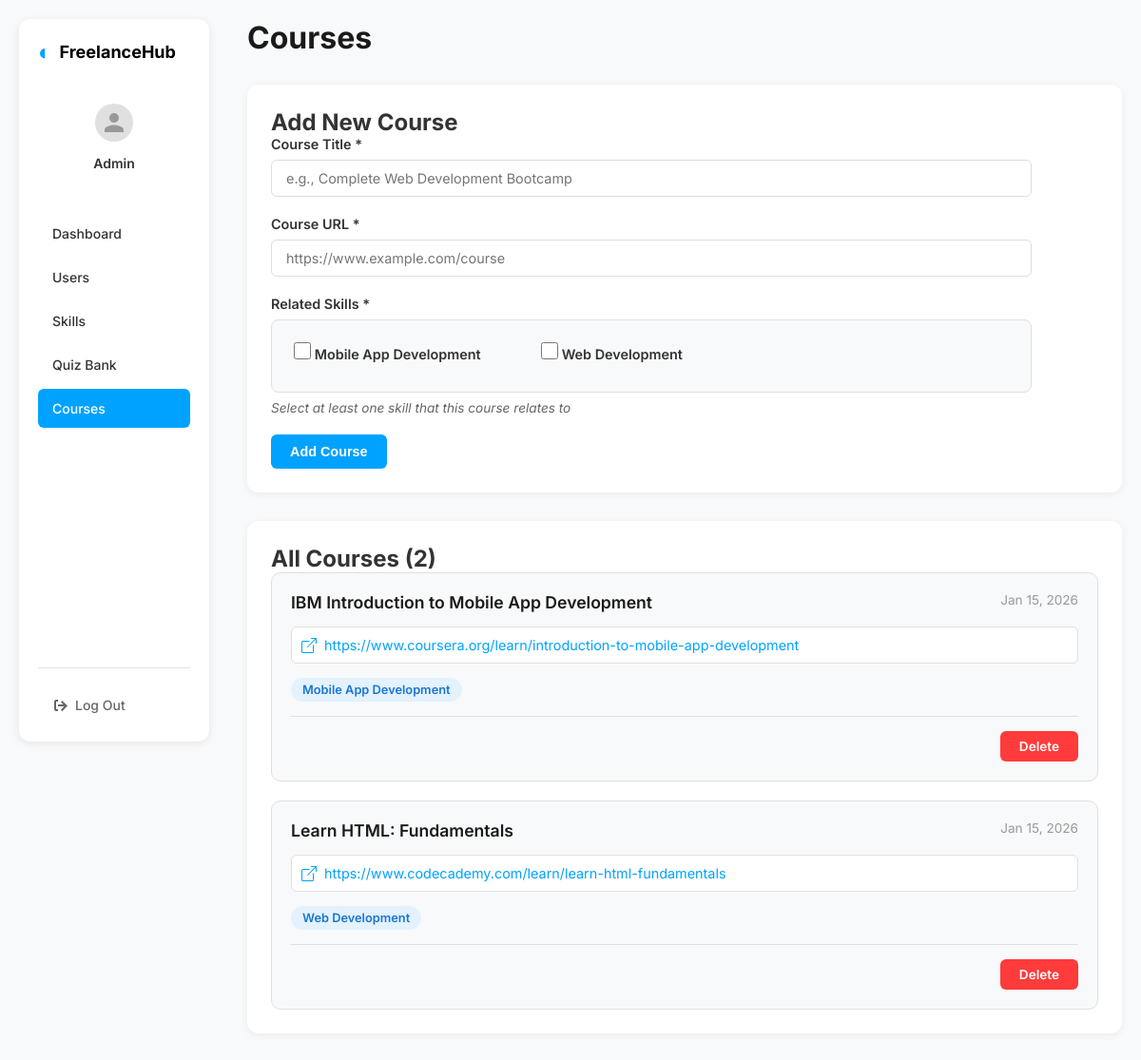
The page /admin/dashboard.php?page=courses (signed in) on the database its author committed.
### tables this page shows
CREATE TABLE `skill_categories` (
  `skill_id` int(11) NOT NULL,
  `skill_name` varchar(100) NOT NULL,
  `created_at` timestamp NOT NULL DEFAULT current_timestamp()
);

CREATE TABLE `courses` (
  `course_id` int(11) NOT NULL,
  `course_title` varchar(200) DEFAULT NULL,
  `course_url` text DEFAULT NULL,
  `created_at` timestamp NOT NULL DEFAULT current_timestamp()
);

### admin/pages/courses.php (the view, shortened to what this page needs)
<?php
$skills_query = $conn->query("SELECT skill_id, skill_name FROM skill_categories ORDER BY skill_name");
$courses_query = $conn->query("
    SELECT
        c.course_id,
        c.course_title,
        c.course_url,
        c.created_at,
        GROUP_CONCAT(s.skill_name SEPARATOR ', ') as skills
    FROM courses c
    LEFT JOIN skill_courses sc ON c.course_id = sc.course_id
    LEFT JOIN skill_categories s ON sc.skill_id = s.skill_id
    GROUP BY c.course_id
    ORDER BY c.created_at DESC
");
?>
<div class="course-section">
    <div class="section-header">
        <h2>Add New Course</h2>
    </div>
    <form action="actions/add_course.php" method="POST" class="course-form">
        <div class="form-group">
            <label for="course_title">Course Title *</label>
            <input type="text" name="course_title" id="course_title" required
                placeholder="e.g., Complete Web Development Bootcamp">
        </div>
        <div class="form-group">
            <label for="course_url">Course URL *</label>
            <input type="url" name="course_url" id="course_url" required
                placeholder="https://www.example.com/course">
        </div>
        <div class="form-group">
            <label>Related Skills *</label>
            <div class="skills-checkbox-grid">
                <?php
                $skills_query->data_seek(0);
                while ($skill = $skills_query->fetch_assoc()):
                ?>
                    <label class="checkbox-label">
                        <input type="checkbox" name="skills[]" value="<?= $skill['skill_id'] ?>">
                        <span><?= htmlspecialchars($skill['skill_name']) ?></span>
                    </label>
                <?php endwhile; ?>
            </div>
            <small class="form-hint">Select at least one skill that this course relates to</small>
        </div>
        <button type="submit" class="btn-primary">Add Course</button>
    </form>
</div>
<div class="course-section">
    <div class="section-header">
        <h2>All Courses (<?= $courses_query->num_rows ?>)</h2>
    </div>
    <?php if ($courses_query && $courses_query->num_rows > 0): ?>
        <div class="courses-list">
            <?php while ($course = $courses_query->fetch_assoc()): ?>
                <div class="course-card">
                    <div class="course-header">
                        <h3 class="course-title"><?= htmlspecialchars($course['course_title']) ?></h3>
                        <span class="course-date"><?= date('M d, Y', strtotime($course['created_at'])) ?></span>
                    </div>
                    <div class="course-content">
                        <div class="course-url">
                            <a href="<?= htmlspecialchars($course['course_url']) ?>" target="_blank">
                                <?= htmlspecialchars($course['course_url']) ?>
                            </a>
                        </div>
                        <?php if ($course['skills']): ?>
                            <div class="course-skills">
                                <?php
                                $skills = explode(', ', $course['skills']);
                                foreach ($skills as $skill):
                                ?>
                                    <span class="skill-tag"><?= htmlspecialchars($skill) ?></span>
                                <?php endforeach; ?>
                            </div>
                        <?php endif; ?>
                    </div>
                    <div class="course-actions">
                        <a href="actions/delete_course.php?id=<?= $course['course_id'] ?>"
                           class="btn-danger btn-small"
                           onclick="return confirm('Are you sure you want to delete this course?')">
                            Delete
                        </a>
                    </div>
                </div>
            <?php endwhile; ?>
        </div>
    <?php endif; ?>
</div>

### admin/css/admin.css (style rules this page uses)
* { margin: 0; padding: 0; box-sizing: border-box; }
body { font-family: 'Inter', Arial, sans-serif; background-color: #f8f9fa; color: #333; }
.btn-primary { background-color: #00a2ff; color: #fff; padding: 10px 20px; border: none; border-radius: 6px; font-size: 0.9rem; font-weight: 600; cursor: pointer; text-decoration: none; display: inline-block; transition: all 0.2s ease; }
.btn-danger { background-color: #ff3b3b; color: #fff; padding: 8px 20px; border: none; border-radius: 6px; font-size: 0.85rem; font-weight: 600; cursor: pointer; text-decoration: none; display: inline-block; transition: all 0.2s ease; }
.form-group { margin-bottom: 20px; }
.form-group label { display: block; margin-bottom: 8px; font-weight: 600; color: #333; font-size: 0.9rem; }
.form-group input, .form-group select, .form-group textarea { width: 100%; padding: 10px 15px; border: 1px solid #ddd; border-radius: 6px; font-size: 0.9rem; font-family: 'Inter', Arial, sans-serif; transition: border-color 0.2s ease; }

### admin/css/courses.css (style rules this page uses)
.course-section { background: #fff; padding: 25px; border-radius: 12px; box-shadow: 0 2px 8px rgba(0, 0, 0, 0.06); margin-bottom: 30px; }
.course-form { max-width: 800px; }
.skills-checkbox-grid { display: grid; grid-template-columns: repeat(auto-fill, minmax(200px, 1fr)); gap: 12px; padding: 15px; background: #f8f9fa; border-radius: 8px; border: 1px solid #e0e0e0; }
.checkbox-label { display: flex; align-items: center; gap: 8px; cursor: pointer; padding: 8px; border-radius: 6px; transition: background-color 0.2s ease; }
.checkbox-label input[type="checkbox"] { width: 18px; height: 18px; cursor: pointer; accent-color: #00a2ff; }
.checkbox-label span { font-size: 0.9rem; color: #333; }
.form-hint { display: block; margin-top: 8px; font-size: 0.85rem; color: #666; font-style: italic; }
.courses-list { display: grid; gap: 20px; }
.course-card { background: #f8f9fa; border: 1px solid #e0e0e0; border-radius: 10px; padding: 20px; transition: box-shadow 0.2s ease; }
.course-header { display: flex; justify-content: space-between; align-items: flex-start; margin-bottom: 15px; gap: 15px; }
.course-title { font-size: 1.1rem; font-weight: 600; color: #1a1a1a; margin: 0; flex: 1; }
.course-date { font-size: 0.85rem; color: #999; white-space: nowrap; }
.course-content { margin-bottom: 15px; }
.course-url { display: flex; align-items: center; gap: 8px; margin-bottom: 15px; padding: 10px; background: #fff; border-radius: 6px; border: 1px solid #e0e0e0; }
.course-url svg { color: #00a2ff; flex-shrink: 0; }
.course-url a { color: #00a2ff; text-decoration: none; font-size: 0.9rem; word-break: break-all; }
.course-skills { display: flex; flex-wrap: wrap; gap: 8px; }
.skill-tag { background: #e3f2fd; color: #1976d2; padding: 5px 12px; border-radius: 20px; font-size: 0.8rem; font-weight: 600; }
.course-actions { display: flex; gap: 10px; justify-content: flex-end; padding-top: 15px; border-top: 1px solid #e0e0e0; }

### rows shown on the page
skill_categories: skill_name "Mobile App Development"
skill_categories: skill_name "Web Development"
courses: course_title "IBM Introduction to Mobile App Development", created_at "Jan 15, 2026", course_url "https://www.coursera.org/learn/introduction-to-mobile-app-development", skill "Mobile App Development"
courses: course_title "Learn HTML: Fundamentals", created_at "Jan 15, 2026", course_url "https://www.codecademy.com/learn/learn-html-fundamentals", skill "Web Development"

### other values the page prints
$label "Dashboard"
$label "Users"
$label "Skills"
$label "Quiz Bank"
$label "Courses"
$pageTitle "Courses"
$courses_query->num_rows "2"
